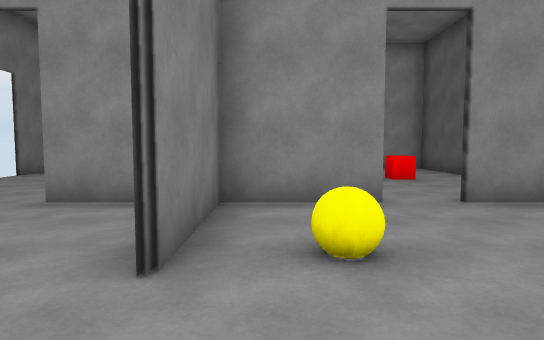
view 1 (above)

21 first-person views from a walk through a scene from a Unity 3-D project. The camera is 1.5 m above the floor, tilts 4° down and sees 75° across. The floor is counted in squares, 2 m on a side. Each view is taken from the middle of a square. On the plan, view 1 faces up. The plan holds only what a view shows up to about 11 squares ahead; the rest is blank. The place goes on beyond the plan. The player character is not drawn.

view 2
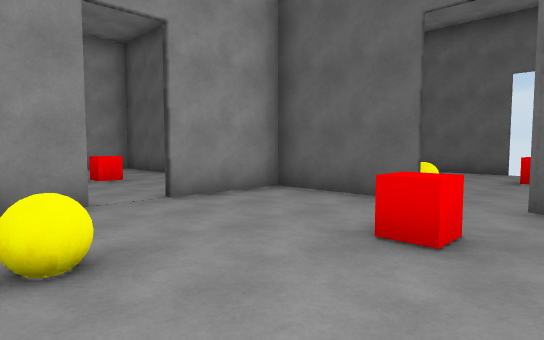

view 3
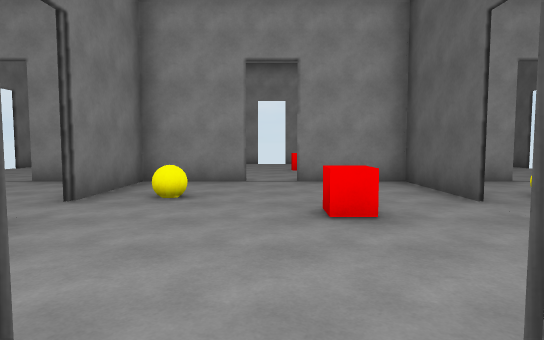

view 4
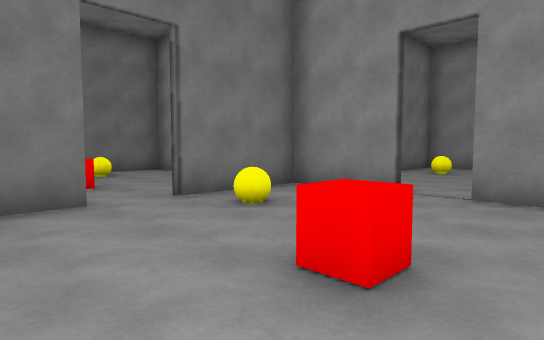

view 5
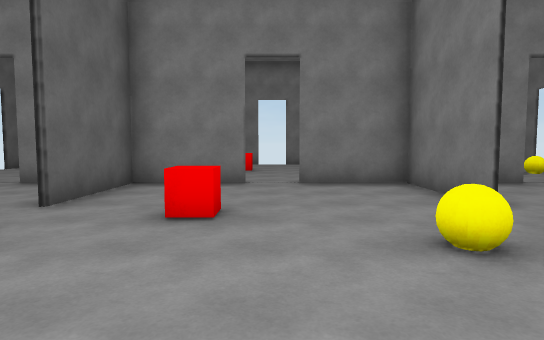

view 6
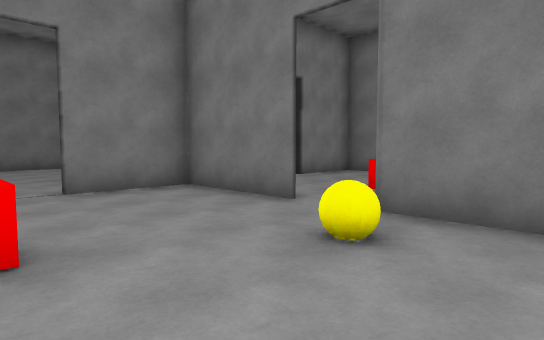

view 7
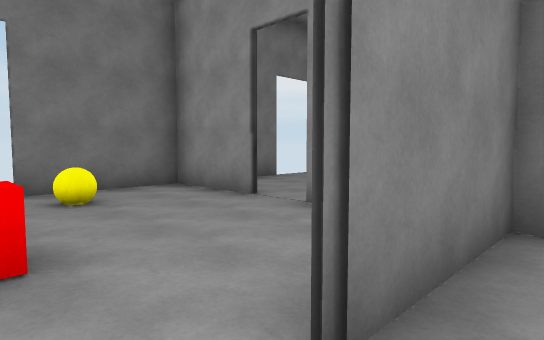

view 8
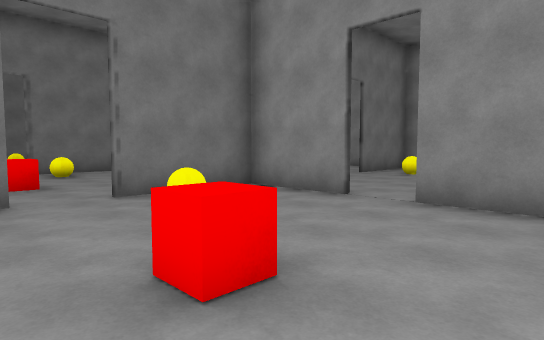

view 9
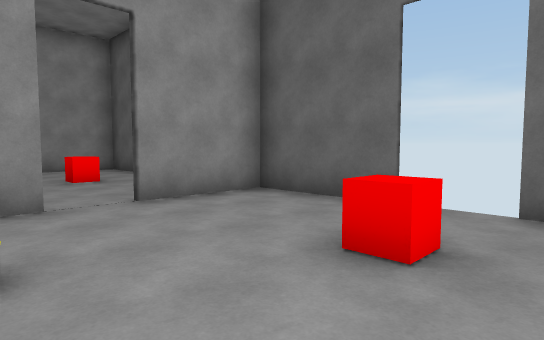

view 10
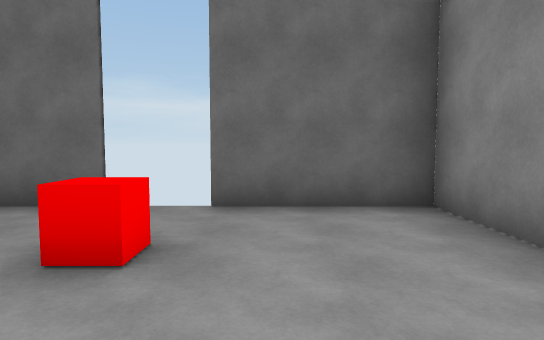

view 11
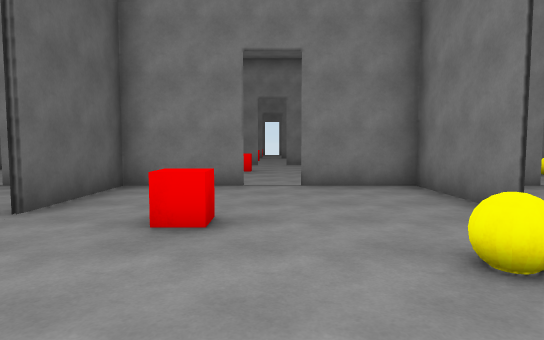

view 12
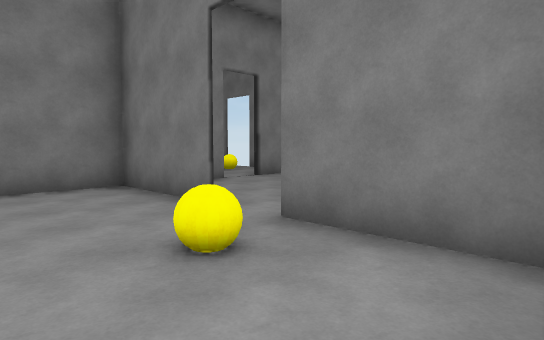

view 13
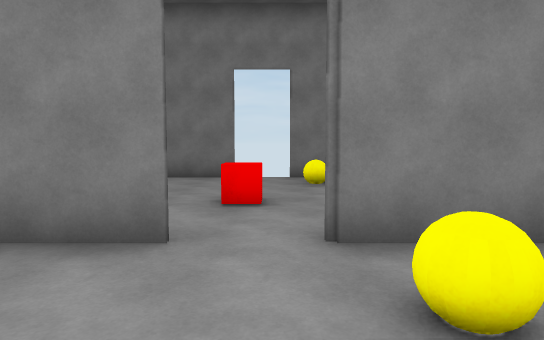

view 14
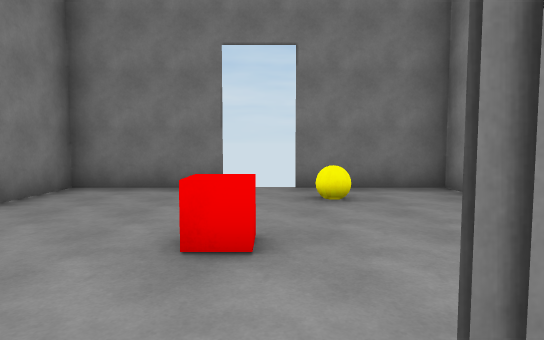

view 15
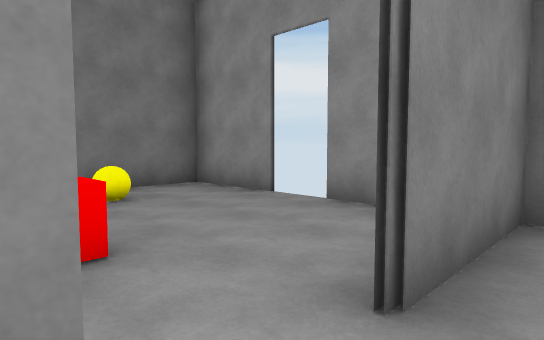

view 16
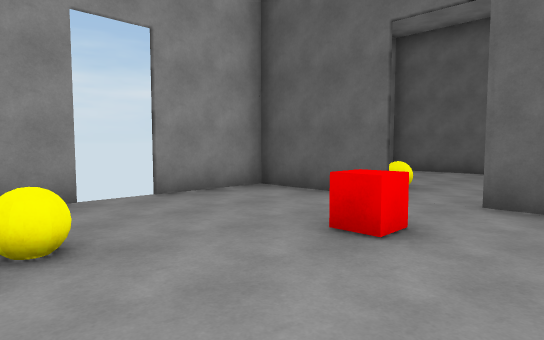

view 17
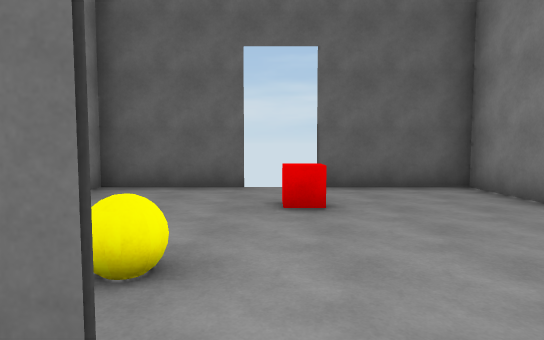

view 18
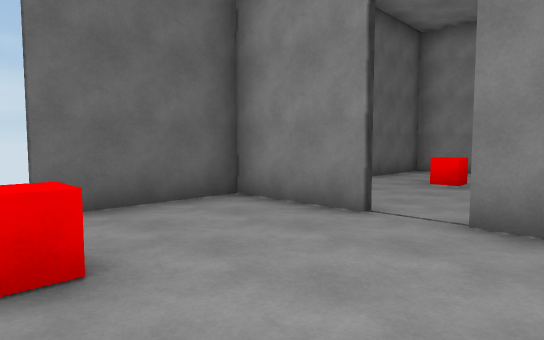

view 19
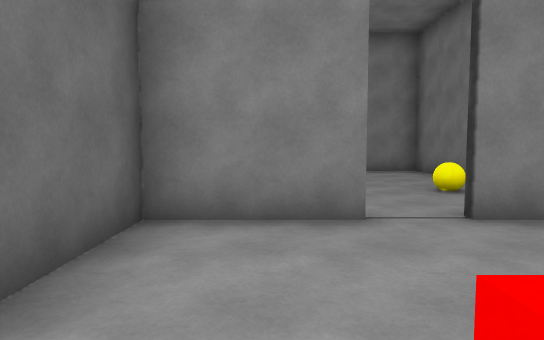

view 20
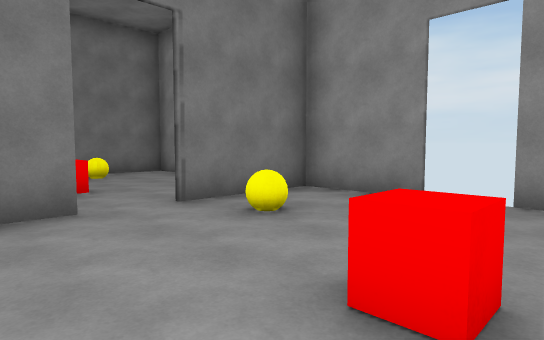

view 21
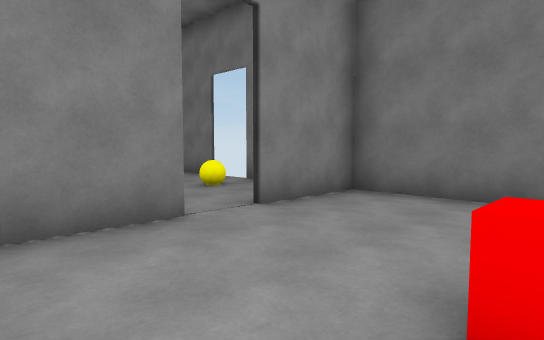

### Floor plan
Key: @ floor where view 1 was taken; # wall or solid block; x gap in a wall; . floor; O other object.
Columns run from 7 left of view 1 to 11 right of it. Each row starts with its distance up from view 1.
 18 ###.#####.#####.###
 17 #.....#.....#.....#
 16 #.O...#O....#O....#
 15  ...O.....O....O..
 14  .....#.....#.....
 13 #.....#.....#.....#
 12 #.....#.....#.....#
 11 ###xx####.####xx###
 10 #.....#.....#.....#
  9 #.O...#O....#O....
  8  ...O.....O....O..
  7 #.....#.....#.....#
  6 #.....#.....#.....#
  5 ###xx####.####xx###
  4 #.....#.....#.....#
  3 #.O...#.....#O....#
  2  .....#.O...#.....
  1  ...O.....O....O..
  0 #.....#@....#.....#
 -1 #.....#.....#.....#
 -2 ###xx ####### xx###
 -3         ...

Positions as (right, up) in squares from view 1, and headings:
1: (0, 0), facing up
2: (0, 0), facing up-right
3: (2, 4), facing up
4: (4, 6), facing up-left
5: (2, 5), facing down
6: (3, 4), facing down-left
7: (0, 1), facing up-left
8: (10, 0), facing up-left
9: (6, 0), facing up-right
10: (6, 0), facing right
11: (2, 18), facing down
12: (2, 18), facing down-left
13: (2, 15), facing left
14: (0, 15), facing left
15: (0, 14), facing up-left
16: (0, 13), facing up-right
17: (4, 15), facing right
18: (6, 15), facing down-right
19: (9, 15), facing down
20: (9, 13), facing up-left
21: (-1, 8), facing down-left
